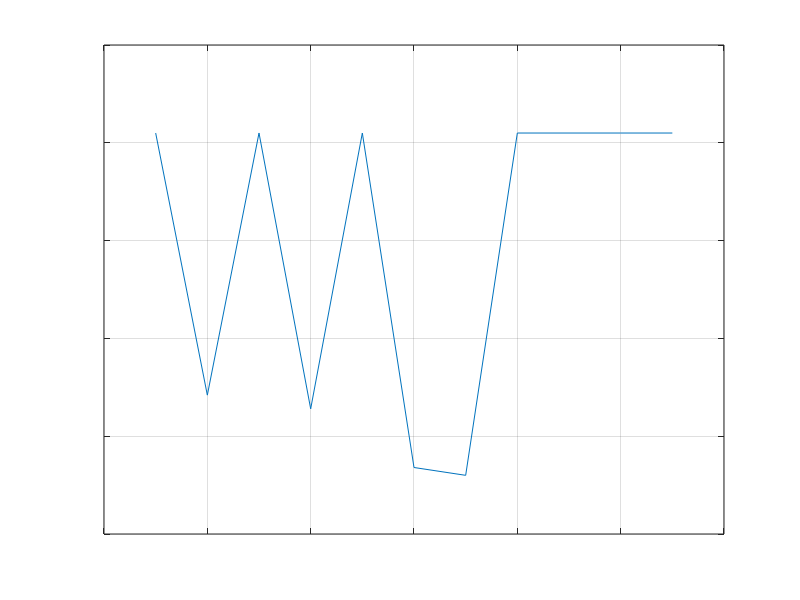

This chart was generated by the following MATLAB code:

s=100;
x=[-5:5];
y=uint8([0 0 0 0 0 0 0 0 0 0 0]);
while s
    y=circshift(y,-1);
    y(11)=uint8(128*10*rand);             %lee un valor del puerto le puse un random para generar bytes de prueba
    plot(x,y);
    grid on;
    yticklabels({})%sin valores en los ejes
    xticklabels({})
    s=s-1;
end